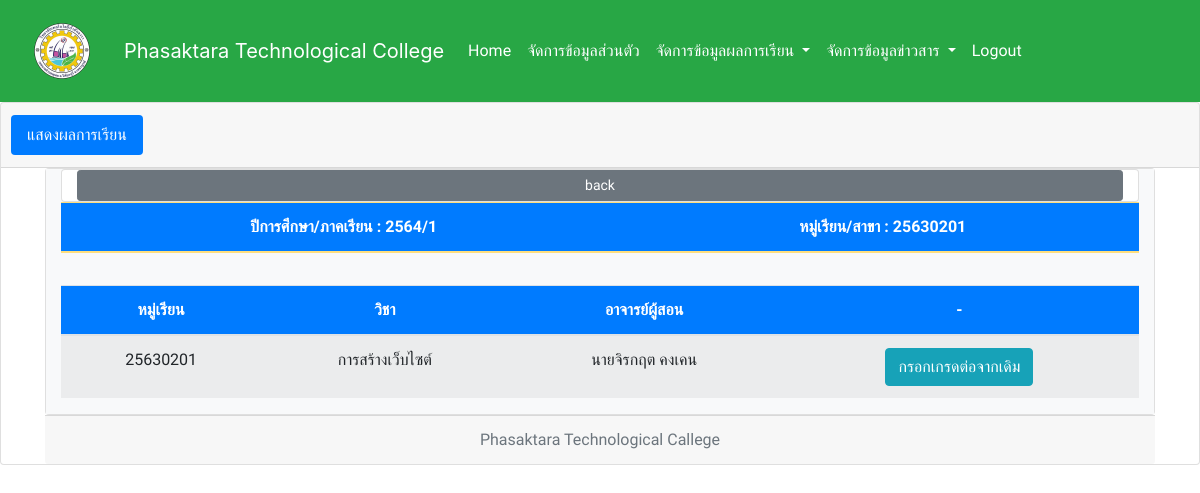
/showinputgrade_next.php?y_id=1&class_id=1 (signed in), run on the app's committed database.
### tables this page shows
CREATE TABLE `year` (
  `y_id` tinyint(4) NOT NULL,
  `y_number` varchar(6) NOT NULL
);

CREATE TABLE `class` (
  `class_id` int(11) NOT NULL,
  `class_name` varchar(50) NOT NULL,
  `b_id` tinyint(4) NOT NULL
);

CREATE TABLE `classroom` (
  `classroom_id` int(11) NOT NULL,
  `class_id` int(11) NOT NULL,
  `c_id` smallint(6) NOT NULL,
  `y_id` tinyint(4) NOT NULL,
  `t_id` tinyint(4) NOT NULL,
  `day_id` char(1) NOT NULL,
  `time_id` tinyint(4) NOT NULL,
  `classroom_st` char(1) NOT NULL
);

CREATE TABLE `course` (
  `c_id` tinyint(4) NOT NULL,
  `c_num` varchar(20) NOT NULL,
  `c_name` varchar(100) NOT NULL,
  `c_credit` int(11) NOT NULL,
  `c_ot` varchar(500) NOT NULL,
  `c_status` char(1) NOT NULL
);

CREATE TABLE `teacher` (
  `t_id` tinyint(4) NOT NULL,
  `t_username` varchar(20) NOT NULL,
  `t_password` varchar(20) NOT NULL,
  `t_name` varchar(50) NOT NULL,
  `t_address` varchar(300) NOT NULL,
  `t_tel` varchar(10) NOT NULL,
  `t_email` varchar(30) NOT NULL,
  `t_year` varchar(4) NOT NULL,
  `t_end` varchar(50) NOT NULL,
  `t_educa` varchar(50) NOT NULL,
  `t_pic` varchar(200) NOT NULL,
  `po_id` tinyint(4) NOT NULL,
  `b_id` tinyint(4) NOT NULL,
  `t_status` char(1) NOT NULL
);

### showinputgrade_next.php (the view, shortened to what this page needs)
<?php
if(isset($_SESSION["valid_uname"]) && isset($_SESSION["valid_pwd"]) && isset($_SESSION["userlevel"])){
include "connect.php";
  include "include/head_menu_grade.php";
	$y_id = $_GET['y_id'];
	$class_id = $_GET['class_id'];
  	$sql = "SELECT *
			FROM classroom as classroom
				inner join class as class on (classroom.class_id = class.class_id)
				inner join year as year on (classroom.y_id = year.y_id)
							WHERE classroom.y_id = '$y_id' AND classroom.class_id";
$result = mysqli_query($conn, $sql)
  or die("3.ไม่สามารถประมวลผลคำสั่งได้") . mysqli_error();
$rs = mysqli_fetch_array($result)
?>
<div class="card text-center">
  <div class="card-header">
    <ul class="nav nav-pills card-header-pills">
      	<li class="nav-item">
        <a class="nav-link active" href="showinputgrade.php">แสดงผลการเรียน</a>
      </li>
    </ul>
  </div>
  <div class="container" >
    <div class="card text-center">
      <div class="container-fluid h-100 bg-light text-dark">
        <div class="card text" style="max-width: 1200px;">
        <form action="" method="post">
                <div class="form-group">
              <div class="col"><button class="col-12 btn btn-secondary btn-sm float-left" input type="button" onclick=window.history.back() >back</button></div>
          </div>
        </div>
                <table class="table table-warning" >
                <thead>
                  <tr class="bg-primary text-white">
                    <th scope="col">ปีการศึกษา/ภาคเรียน : <?php echo "$rs[y_number]"; ?> </th>
                    <th scope="col">หมู่เรียน/สาขา : <?php echo "$rs[class_name]"; ?></th>
                  </tr>
                </thead>
              </table>
          <div class="row no-gutters">
            <div class="col-md-12">
                <table class="table table-striped " >
              <table class="table table-striped " >
                <thead>
                  <tr class="bg-primary text-white">
                    <th scope="col">หมู่เรียน</th>
                    <th scope="col">วิชา</th>
                    <th scope="col">อาจารย์ผู้สอน</th>
                    <th scope="col">-</th>
                  </tr>
                </thead>
                <tbody>
                  <?php
				  $sql2 = "SELECT * FROM classroom AS classroom
		INNER JOIN class AS class ON (classroom.class_id = class.class_id)
		INNER JOIN course AS course ON (classroom.c_id = course.c_id)
		INNER JOIN teacher AS teacher ON (classroom.t_id = teacher.t_id)
		INNER JOIN day AS day on (classroom.day_id = day.day_id)
		inner join time as time on (classroom.time_id = time.time_id)
		inner join year as year on (classroom.y_id = year.y_id)
		WHERE classroom.y_id = '$y_id' AND classroom.class_id = '$class_id' AND classroom_st = '3' ORDER BY classroom.day_id ASC";
				$result2 = mysqli_query($conn, $sql2)
  					or die("3.ไม่สามารถประมวลผลคำสั่งได้") . mysqli_error();
                  while ($rs2 = mysqli_fetch_array($result2)) {
                  ?>
                    <tr>
                    <td><?php echo "$rs2[class_name]"; ?></td>
                      <td><?php echo "$rs2[c_name]"; ?></td>
                      <td><?php echo "$rs2[t_name]"; ?></td>
                      <td><?php echo "<a href=\"next_grade_course.php?classroom_id=$rs2[classroom_id]\">"; ?><button type="button" class="btn btn-info">กรอกเกรดต่อจากเดิม</button><?php echo "</a>"; ?></td>
                    </tr>
                  <?php
                  }
                  ?>
                </tbody>
              </table>
            </div>
          </div>
        </div>
      </div>
      <div class="card-footer text-muted">
        Phasaktara Technological Callege
      </div>
      <?php
    } else {
      echo "<script> alert('Please Login');window.location = 'index.php';</script>";
      exit();
    }
      ?>

### include/head_menu_grade.php (style rules this page uses)
body, h1, h2, div, h3, h4, p { font-family: 'Sarabun'; }

### data on the page
year: y_number "2564/1"
class: class_name "25630201"
classroom: class.class_name "25630201", c.c_name "การสร้างเว็บไซต์", t.t_name "นายจิรกฤต คงเคน"
